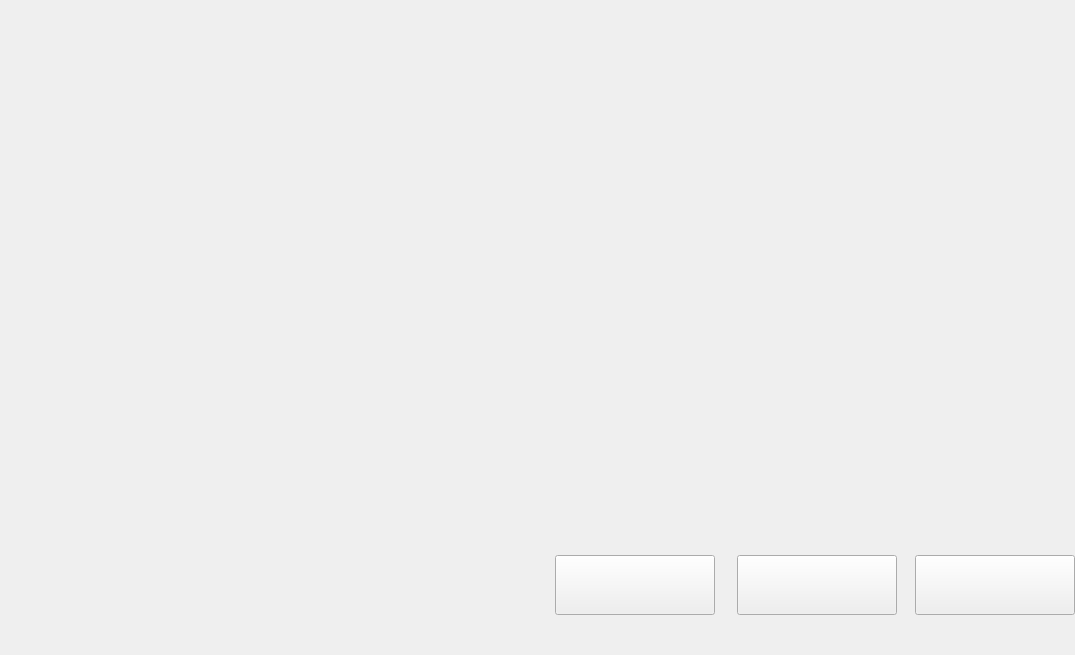
<?xml version="1.0" encoding="UTF-8"?>
<ui version="4.0">
 <class>configVeiFrame</class>
 <widget class="QFrame" name="configVeiFrame">
  <property name="geometry">
   <rect>
    <x>0</x>
    <y>0</y>
    <width>1075</width>
    <height>655</height>
   </rect>
  </property>
  <property name="windowTitle">
   <string>Frame</string>
  </property>
  <widget class="QPushButton" name="veiCancelBut">
   <property name="geometry">
    <rect>
     <x>915</x>
     <y>555</y>
     <width>160</width>
     <height>60</height>
    </rect>
   </property>
   <property name="styleSheet">
    <string notr="true">#veiCancelBut
{
background-image: url(:/images/cfgCancel_Bt.png);
}
#veiCancelBut:pressed
{
background-image: url(:/images/cfgCancelDn_Bt.png);
}
#veiCancelBut:focus{outline: none;
}</string>
   </property>
   <property name="text">
    <string/>
   </property>
   <property name="iconSize">
    <size>
     <width>160</width>
     <height>60</height>
    </size>
   </property>
  </widget>
  <widget class="QWidget" name="veiWidget" native="true">
   <property name="geometry">
    <rect>
     <x>0</x>
     <y>0</y>
     <width>1075</width>
     <height>520</height>
    </rect>
   </property>
   <property name="styleSheet">
    <string notr="true">#veiWidget
{
background-image: url(:/images/cfgPum_Bg.png);
}</string>
   </property>
  </widget>
  <widget class="QPushButton" name="veiEditBut">
   <property name="geometry">
    <rect>
     <x>555</x>
     <y>555</y>
     <width>160</width>
     <height>60</height>
    </rect>
   </property>
   <property name="styleSheet">
    <string notr="true">#veiEditBut
{
background-image: url(:/images/cfgEditBut_Bt.png);
}
#veiEditBut:pressed
{
background-image: url(:/images/cfgEditButDn_Bt.png);
}
#veiEditBut:focus{outline: none;
}</string>
   </property>
   <property name="text">
    <string/>
   </property>
   <property name="iconSize">
    <size>
     <width>160</width>
     <height>60</height>
    </size>
   </property>
  </widget>
  <widget class="QPushButton" name="veiOkBut">
   <property name="geometry">
    <rect>
     <x>737</x>
     <y>555</y>
     <width>160</width>
     <height>60</height>
    </rect>
   </property>
   <property name="styleSheet">
    <string notr="true">#veiOkBut
{
background-image: url(:/images/cfgOkBut_Bt.png);
}
#veiOkBut:pressed
{
background-image: url(:/images/cfgOkButDn_Bt.png);
}
#veiOkBut:focus{outline: none;
}</string>
   </property>
   <property name="text">
    <string/>
   </property>
   <property name="iconSize">
    <size>
     <width>160</width>
     <height>60</height>
    </size>
   </property>
  </widget>
 </widget>
 <resources/>
 <connections/>
</ui>
